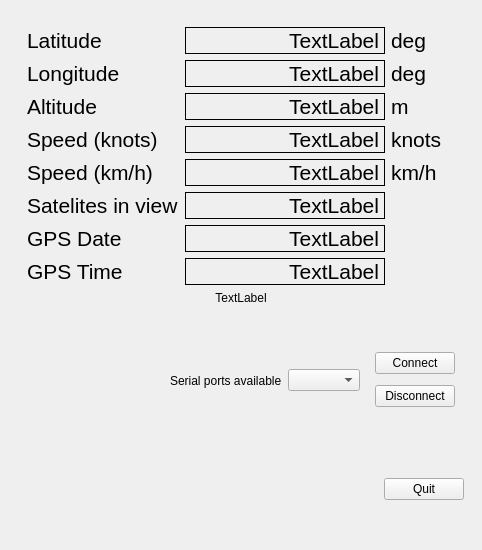
<?xml version="1.0" encoding="UTF-8"?>
<ui version="4.0">
 <class>MainWindow</class>
 <widget class="QMainWindow" name="MainWindow">
  <property name="geometry">
   <rect>
    <x>0</x>
    <y>0</y>
    <width>482</width>
    <height>550</height>
   </rect>
  </property>
  <property name="windowTitle">
   <string>MainWindow</string>
  </property>
  <widget class="QWidget" name="centralwidget">
   <layout class="QVBoxLayout" name="verticalLayout_2">
    <item>
     <widget class="QFrame" name="frame_2">
      <property name="frameShape">
       <enum>QFrame::NoFrame</enum>
      </property>
      <property name="frameShadow">
       <enum>QFrame::Raised</enum>
      </property>
      <layout class="QHBoxLayout" name="horizontalLayout_3">
       <item>
        <widget class="QFrame" name="frame_4">
         <property name="minimumSize">
          <size>
           <width>310</width>
           <height>0</height>
          </size>
         </property>
         <property name="frameShape">
          <enum>QFrame::NoFrame</enum>
         </property>
         <property name="frameShadow">
          <enum>QFrame::Raised</enum>
         </property>
         <layout class="QGridLayout" name="gridLayout">
          <item row="0" column="0">
           <widget class="QLabel" name="label_2">
            <property name="font">
             <font>
              <pointsize>16</pointsize>
             </font>
            </property>
            <property name="text">
             <string>Latitude</string>
            </property>
           </widget>
          </item>
          <item row="0" column="1">
           <widget class="QLabel" name="GPSLabel_1">
            <property name="minimumSize">
             <size>
              <width>200</width>
              <height>0</height>
             </size>
            </property>
            <property name="font">
             <font>
              <pointsize>16</pointsize>
             </font>
            </property>
            <property name="frameShape">
             <enum>QFrame::Box</enum>
            </property>
            <property name="text">
             <string>TextLabel</string>
            </property>
            <property name="alignment">
             <set>Qt::AlignRight|Qt::AlignTrailing|Qt::AlignVCenter</set>
            </property>
            <property name="margin">
             <number>3</number>
            </property>
           </widget>
          </item>
          <item row="0" column="2">
           <widget class="QLabel" name="label_13">
            <property name="font">
             <font>
              <pointsize>16</pointsize>
             </font>
            </property>
            <property name="text">
             <string>deg</string>
            </property>
           </widget>
          </item>
          <item row="1" column="0">
           <widget class="QLabel" name="label_3">
            <property name="font">
             <font>
              <pointsize>16</pointsize>
             </font>
            </property>
            <property name="text">
             <string>Longitude</string>
            </property>
           </widget>
          </item>
          <item row="1" column="1">
           <widget class="QLabel" name="GPSLabel_2">
            <property name="minimumSize">
             <size>
              <width>200</width>
              <height>0</height>
             </size>
            </property>
            <property name="font">
             <font>
              <pointsize>16</pointsize>
             </font>
            </property>
            <property name="frameShape">
             <enum>QFrame::Box</enum>
            </property>
            <property name="text">
             <string>TextLabel</string>
            </property>
            <property name="alignment">
             <set>Qt::AlignRight|Qt::AlignTrailing|Qt::AlignVCenter</set>
            </property>
            <property name="margin">
             <number>3</number>
            </property>
           </widget>
          </item>
          <item row="1" column="2">
           <widget class="QLabel" name="label_14">
            <property name="font">
             <font>
              <pointsize>16</pointsize>
             </font>
            </property>
            <property name="text">
             <string>deg</string>
            </property>
           </widget>
          </item>
          <item row="2" column="0">
           <widget class="QLabel" name="label_4">
            <property name="font">
             <font>
              <pointsize>16</pointsize>
             </font>
            </property>
            <property name="text">
             <string>Altitude</string>
            </property>
           </widget>
          </item>
          <item row="2" column="1">
           <widget class="QLabel" name="GPSLabel_3">
            <property name="minimumSize">
             <size>
              <width>200</width>
              <height>0</height>
             </size>
            </property>
            <property name="font">
             <font>
              <pointsize>16</pointsize>
             </font>
            </property>
            <property name="frameShape">
             <enum>QFrame::Box</enum>
            </property>
            <property name="text">
             <string>TextLabel</string>
            </property>
            <property name="alignment">
             <set>Qt::AlignRight|Qt::AlignTrailing|Qt::AlignVCenter</set>
            </property>
            <property name="margin">
             <number>3</number>
            </property>
           </widget>
          </item>
          <item row="2" column="2">
           <widget class="QLabel" name="label_15">
            <property name="font">
             <font>
              <pointsize>16</pointsize>
             </font>
            </property>
            <property name="text">
             <string>m</string>
            </property>
           </widget>
          </item>
          <item row="3" column="0">
           <widget class="QLabel" name="label_5">
            <property name="font">
             <font>
              <pointsize>16</pointsize>
             </font>
            </property>
            <property name="text">
             <string>Speed (knots)</string>
            </property>
           </widget>
          </item>
          <item row="3" column="1">
           <widget class="QLabel" name="GPSLabel_4">
            <property name="minimumSize">
             <size>
              <width>200</width>
              <height>0</height>
             </size>
            </property>
            <property name="font">
             <font>
              <pointsize>16</pointsize>
             </font>
            </property>
            <property name="frameShape">
             <enum>QFrame::Box</enum>
            </property>
            <property name="text">
             <string>TextLabel</string>
            </property>
            <property name="alignment">
             <set>Qt::AlignRight|Qt::AlignTrailing|Qt::AlignVCenter</set>
            </property>
            <property name="margin">
             <number>3</number>
            </property>
           </widget>
          </item>
          <item row="3" column="2">
           <widget class="QLabel" name="label_16">
            <property name="font">
             <font>
              <pointsize>16</pointsize>
             </font>
            </property>
            <property name="text">
             <string>knots</string>
            </property>
           </widget>
          </item>
          <item row="4" column="0">
           <widget class="QLabel" name="label_6">
            <property name="font">
             <font>
              <pointsize>16</pointsize>
             </font>
            </property>
            <property name="text">
             <string>Speed (km/h)</string>
            </property>
           </widget>
          </item>
          <item row="4" column="1">
           <widget class="QLabel" name="GPSLabel_5">
            <property name="minimumSize">
             <size>
              <width>200</width>
              <height>0</height>
             </size>
            </property>
            <property name="font">
             <font>
              <pointsize>16</pointsize>
             </font>
            </property>
            <property name="frameShape">
             <enum>QFrame::Box</enum>
            </property>
            <property name="text">
             <string>TextLabel</string>
            </property>
            <property name="alignment">
             <set>Qt::AlignRight|Qt::AlignTrailing|Qt::AlignVCenter</set>
            </property>
            <property name="margin">
             <number>3</number>
            </property>
           </widget>
          </item>
          <item row="4" column="2">
           <widget class="QLabel" name="label_17">
            <property name="font">
             <font>
              <pointsize>16</pointsize>
             </font>
            </property>
            <property name="text">
             <string>km/h</string>
            </property>
           </widget>
          </item>
          <item row="5" column="0">
           <widget class="QLabel" name="label_7">
            <property name="font">
             <font>
              <pointsize>16</pointsize>
             </font>
            </property>
            <property name="text">
             <string>Satelites in view</string>
            </property>
           </widget>
          </item>
          <item row="5" column="1">
           <widget class="QLabel" name="GPSLabel_6">
            <property name="minimumSize">
             <size>
              <width>200</width>
              <height>0</height>
             </size>
            </property>
            <property name="font">
             <font>
              <pointsize>16</pointsize>
             </font>
            </property>
            <property name="frameShape">
             <enum>QFrame::Box</enum>
            </property>
            <property name="text">
             <string>TextLabel</string>
            </property>
            <property name="alignment">
             <set>Qt::AlignRight|Qt::AlignTrailing|Qt::AlignVCenter</set>
            </property>
            <property name="margin">
             <number>3</number>
            </property>
           </widget>
          </item>
          <item row="5" column="2">
           <widget class="QLabel" name="label_21">
            <property name="text">
             <string/>
            </property>
           </widget>
          </item>
          <item row="6" column="0">
           <widget class="QLabel" name="label_8">
            <property name="font">
             <font>
              <pointsize>16</pointsize>
             </font>
            </property>
            <property name="text">
             <string>GPS Date</string>
            </property>
           </widget>
          </item>
          <item row="6" column="1">
           <widget class="QLabel" name="GPSLabel_7">
            <property name="minimumSize">
             <size>
              <width>200</width>
              <height>0</height>
             </size>
            </property>
            <property name="font">
             <font>
              <pointsize>16</pointsize>
             </font>
            </property>
            <property name="frameShape">
             <enum>QFrame::Box</enum>
            </property>
            <property name="text">
             <string>TextLabel</string>
            </property>
            <property name="alignment">
             <set>Qt::AlignRight|Qt::AlignTrailing|Qt::AlignVCenter</set>
            </property>
            <property name="margin">
             <number>3</number>
            </property>
           </widget>
          </item>
          <item row="7" column="0">
           <widget class="QLabel" name="label_9">
            <property name="font">
             <font>
              <pointsize>16</pointsize>
             </font>
            </property>
            <property name="text">
             <string>GPS Time</string>
            </property>
           </widget>
          </item>
          <item row="7" column="1">
           <widget class="QLabel" name="GPSLabel_8">
            <property name="minimumSize">
             <size>
              <width>200</width>
              <height>0</height>
             </size>
            </property>
            <property name="font">
             <font>
              <pointsize>16</pointsize>
             </font>
            </property>
            <property name="frameShape">
             <enum>QFrame::Box</enum>
            </property>
            <property name="text">
             <string>TextLabel</string>
            </property>
            <property name="alignment">
             <set>Qt::AlignRight|Qt::AlignTrailing|Qt::AlignVCenter</set>
            </property>
            <property name="margin">
             <number>3</number>
            </property>
           </widget>
          </item>
          <item row="8" column="0" colspan="3">
           <widget class="QLabel" name="MessageLabel">
            <property name="text">
             <string>TextLabel</string>
            </property>
            <property name="alignment">
             <set>Qt::AlignCenter</set>
            </property>
           </widget>
          </item>
         </layout>
        </widget>
       </item>
      </layout>
     </widget>
    </item>
    <item>
     <widget class="QFrame" name="frame_5">
      <property name="frameShape">
       <enum>QFrame::NoFrame</enum>
      </property>
      <property name="frameShadow">
       <enum>QFrame::Raised</enum>
      </property>
      <layout class="QHBoxLayout" name="horizontalLayout_4">
       <item>
        <spacer name="horizontalSpacer_2">
         <property name="orientation">
          <enum>Qt::Horizontal</enum>
         </property>
         <property name="sizeHint" stdset="0">
          <size>
           <width>209</width>
           <height>20</height>
          </size>
         </property>
        </spacer>
       </item>
       <item>
        <widget class="QLabel" name="label">
         <property name="text">
          <string>Serial ports available</string>
         </property>
        </widget>
       </item>
       <item>
        <widget class="QComboBox" name="comboBox"/>
       </item>
       <item>
        <widget class="QFrame" name="frame">
         <property name="frameShape">
          <enum>QFrame::NoFrame</enum>
         </property>
         <property name="frameShadow">
          <enum>QFrame::Plain</enum>
         </property>
         <layout class="QVBoxLayout" name="verticalLayout">
          <item>
           <widget class="QPushButton" name="Cbutton">
            <property name="text">
             <string>Connect</string>
            </property>
            <property name="checkable">
             <bool>false</bool>
            </property>
           </widget>
          </item>
          <item>
           <widget class="QPushButton" name="Dbutton">
            <property name="text">
             <string>Disconnect</string>
            </property>
           </widget>
          </item>
         </layout>
        </widget>
       </item>
      </layout>
     </widget>
    </item>
    <item>
     <widget class="QFrame" name="frame_3">
      <property name="frameShape">
       <enum>QFrame::NoFrame</enum>
      </property>
      <property name="frameShadow">
       <enum>QFrame::Raised</enum>
      </property>
      <layout class="QHBoxLayout" name="horizontalLayout_2">
       <item>
        <spacer name="horizontalSpacer">
         <property name="orientation">
          <enum>Qt::Horizontal</enum>
         </property>
         <property name="sizeHint" stdset="0">
          <size>
           <width>719</width>
           <height>20</height>
          </size>
         </property>
        </spacer>
       </item>
       <item>
        <widget class="QPushButton" name="Qbutton">
         <property name="text">
          <string>Quit</string>
         </property>
        </widget>
       </item>
      </layout>
     </widget>
    </item>
   </layout>
  </widget>
 </widget>
 <resources/>
 <connections/>
</ui>
